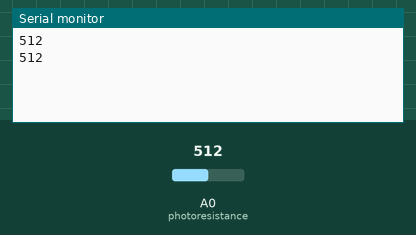
This sketch was run on a simulated Arduino Uno, built with avr-gcc and run on an emulated ATmega328P. Parts: the last lines printed to the serial monitor. Inputs (shaded band) come from the test bench; at power-on: A0 (photoresistance) = 512.

Above: at 2.8 s.
2.9 s: A0 (photoresistance) set to 716
At 5.1 s:
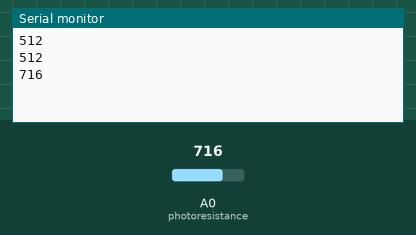
5.6 s: A0 (photoresistance) set to 900
At 6.6 s:
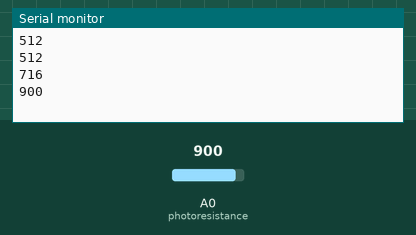
Timing chart, 0 to 8.6 s (numbered marks = the images above; inputs shaded):
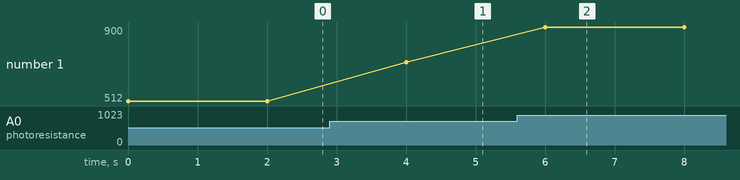

Measured:
- after the input at 2.9 s, the serial monitor: prints a new line after 1.1 s (image 1)
- after the input at 5.6 s, the serial monitor: prints a new line after 0.40 s (image 2)
- plotted number 1: 512 → 716 after the input at 2.9 s, 716 → 900 after the input at 5.6 s

The sketch:

Luminosite.ino
```cpp
const int photoresistance=0;
int val_photo;

void setup() {
  Serial.begin(9600);
}

void loop() {
  val_photo=analogRead(photoresistance);
  Serial.println(val_photo);
  delay(2000);
}
```
